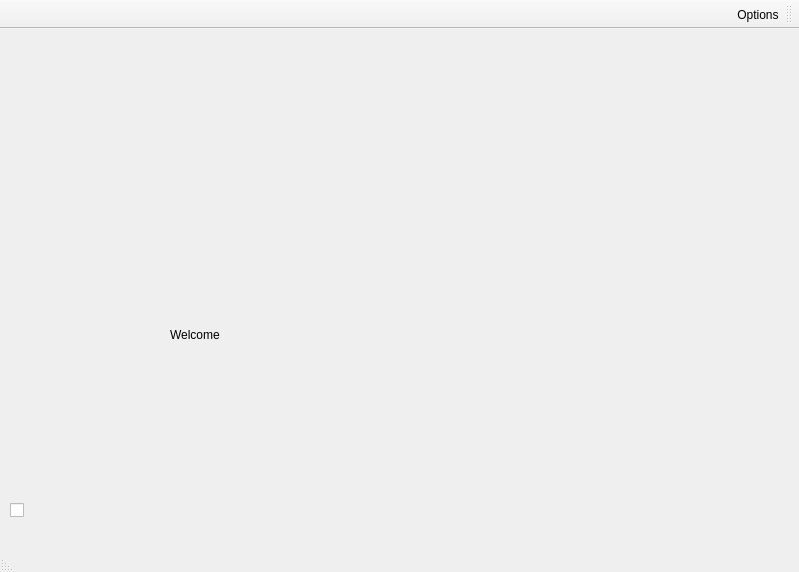
<?xml version="1.0" encoding="UTF-8"?>
<ui version="4.0">
 <class>MainWindow</class>
 <widget class="QMainWindow" name="MainWindow">
  <property name="geometry">
   <rect>
    <x>0</x>
    <y>0</y>
    <width>799</width>
    <height>572</height>
   </rect>
  </property>
  <property name="minimumSize">
   <size>
    <width>700</width>
    <height>500</height>
   </size>
  </property>
  <property name="palette">
   <palette>
    <active>
     <colorrole role="Button">
      <brush brushstyle="SolidPattern">
       <color alpha="255">
        <red>88</red>
        <green>88</green>
        <blue>88</blue>
       </color>
      </brush>
     </colorrole>
    </active>
    <inactive>
     <colorrole role="Button">
      <brush brushstyle="SolidPattern">
       <color alpha="255">
        <red>88</red>
        <green>88</green>
        <blue>88</blue>
       </color>
      </brush>
     </colorrole>
    </inactive>
    <disabled>
     <colorrole role="Button">
      <brush brushstyle="SolidPattern">
       <color alpha="255">
        <red>88</red>
        <green>88</green>
        <blue>88</blue>
       </color>
      </brush>
     </colorrole>
    </disabled>
   </palette>
  </property>
  <property name="mouseTracking">
   <bool>true</bool>
  </property>
  <property name="windowTitle">
   <string>MGA SQL properties</string>
  </property>
  <property name="styleSheet">
   <string notr="true"/>
  </property>
  <widget class="QWidget" name="centralWidget">
   <property name="layoutDirection">
    <enum>Qt::LeftToRight</enum>
   </property>
   <widget class="QWidget" name="mainWidget" native="true">
    <property name="geometry">
     <rect>
      <x>130</x>
      <y>9</y>
      <width>640</width>
      <height>450</height>
     </rect>
    </property>
    <property name="styleSheet">
     <string notr="true"/>
    </property>
    <widget class="QWidget" name="widget" native="true">
     <property name="geometry">
      <rect>
       <x>20</x>
       <y>20</y>
       <width>461</width>
       <height>221</height>
      </rect>
     </property>
     <property name="styleSheet">
      <string notr="true"/>
     </property>
    </widget>
    <widget class="QLabel" name="label">
     <property name="geometry">
      <rect>
       <x>40</x>
       <y>256</y>
       <width>421</width>
       <height>81</height>
      </rect>
     </property>
     <property name="text">
      <string>Welcome </string>
     </property>
    </widget>
   </widget>
   <widget class="MGAWidgetExtension" name="sideToolBoxWidget" native="true">
    <property name="geometry">
     <rect>
      <x>10</x>
      <y>0</y>
      <width>100</width>
      <height>460</height>
     </rect>
    </property>
    <property name="baseSize">
     <size>
      <width>10</width>
      <height>10</height>
     </size>
    </property>
    <property name="palette">
     <palette>
      <active>
       <colorrole role="Button">
        <brush brushstyle="SolidPattern">
         <color alpha="255">
          <red>81</red>
          <green>81</green>
          <blue>81</blue>
         </color>
        </brush>
       </colorrole>
      </active>
      <inactive>
       <colorrole role="Button">
        <brush brushstyle="SolidPattern">
         <color alpha="255">
          <red>81</red>
          <green>81</green>
          <blue>81</blue>
         </color>
        </brush>
       </colorrole>
      </inactive>
      <disabled>
       <colorrole role="Button">
        <brush brushstyle="SolidPattern">
         <color alpha="255">
          <red>81</red>
          <green>81</green>
          <blue>81</blue>
         </color>
        </brush>
       </colorrole>
      </disabled>
     </palette>
    </property>
    <property name="mouseTracking">
     <bool>true</bool>
    </property>
    <property name="autoFillBackground">
     <bool>true</bool>
    </property>
    <property name="styleSheet">
     <string notr="true"/>
    </property>
   </widget>
   <widget class="QCheckBox" name="sidePanelStatuscheckBox">
    <property name="geometry">
     <rect>
      <x>10</x>
      <y>470</y>
      <width>151</width>
      <height>23</height>
     </rect>
    </property>
    <property name="text">
     <string/>
    </property>
   </widget>
  </widget>
  <widget class="QMenuBar" name="menuBar">
   <property name="geometry">
    <rect>
     <x>0</x>
     <y>0</y>
     <width>799</width>
     <height>22</height>
    </rect>
   </property>
  </widget>
  <widget class="QToolBar" name="mainToolBar">
   <property name="layoutDirection">
    <enum>Qt::RightToLeft</enum>
   </property>
   <property name="styleSheet">
    <string notr="true"/>
   </property>
   <attribute name="toolBarArea">
    <enum>TopToolBarArea</enum>
   </attribute>
   <attribute name="toolBarBreak">
    <bool>false</bool>
   </attribute>
   <addaction name="actionOptions"/>
  </widget>
  <widget class="QStatusBar" name="statusBar">
   <property name="layoutDirection">
    <enum>Qt::RightToLeft</enum>
   </property>
  </widget>
  <action name="actionOptions">
   <property name="text">
    <string>Options</string>
   </property>
  </action>
 </widget>
 <layoutdefault spacing="6" margin="11"/>
 <customwidgets>
  <customwidget>
   <class>MGAWidgetExtension</class>
   <extends>QWidget</extends>
   <header>mgawidgetextension.h</header>
   <container>1</container>
  </customwidget>
 </customwidgets>
 <resources/>
 <connections/>
</ui>
